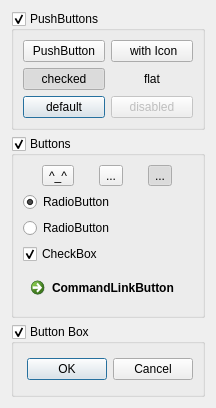
       <widget class="QWidget" name="page">
        <property name="geometry">
         <rect>
          <x>0</x>
          <y>0</y>
          <width>216</width>
          <height>408</height>
         </rect>
        </property>
        <attribute name="icon">
         <iconset resource="../qsscreator.qrc">
          <normaloff>:/res/cursor_h.png</normaloff>:/res/cursor_h.png</iconset>
        </attribute>
        <attribute name="label">
         <string notr="true">Buttons</string>
        </attribute>
        <layout class="QHBoxLayout" name="horizontalLayout_5">
         <item>
          <layout class="QVBoxLayout" name="verticalLayout_6">
           <item>
            <widget class="QGroupBox" name="groupBox">
             <property name="title">
              <string>PushButtons</string>
             </property>
             <property name="checkable">
              <bool>true</bool>
             </property>
             <layout class="QVBoxLayout" name="verticalLayout_3">
              <item>
               <layout class="QGridLayout" name="gridLayout">
                <item row="0" column="0">
                 <widget class="QPushButton" name="pushButton_2">
                  <property name="text">
                   <string notr="true">PushButton</string>
                  </property>
                 </widget>
                </item>
                <item row="0" column="1">
                 <widget class="QPushButton" name="pushButton">
                  <property name="text">
                   <string notr="true"> with Icon</string>
                  </property>
                  <property name="icon">
                   <iconset resource="../qsscreator.qrc">
                    <normaloff>:/res/template_new.png</normaloff>:/res/template_new.png</iconset>
                  </property>
                 </widget>
                </item>
                <item row="1" column="0">
                 <widget class="QPushButton" name="pushButton_3">
                  <property name="text">
                   <string notr="true">checked</string>
                  </property>
                  <property name="checkable">
                   <bool>true</bool>
                  </property>
                  <property name="checked">
                   <bool>true</bool>
                  </property>
                 </widget>
                </item>
                <item row="1" column="1">
                 <widget class="QPushButton" name="pushButton_4">
                  <property name="text">
                   <string notr="true">flat</string>
                  </property>
                  <property name="flat">
                   <bool>true</bool>
                  </property>
                 </widget>
                </item>
                <item row="2" column="0">
                 <widget class="QPushButton" name="pushButton_5">
                  <property name="text">
                   <string notr="true">default</string>
                  </property>
                  <property name="autoDefault">
                   <bool>false</bool>
                  </property>
                  <property name="default">
                   <bool>true</bool>
                  </property>
                 </widget>
                </item>
                <item row="2" column="1">
                 <widget class="QPushButton" name="pushButton_6">
                  <property name="enabled">
                   <bool>false</bool>
                  </property>
                  <property name="mouseTracking">
                   <bool>false</bool>
                  </property>
                  <property name="text">
                   <string notr="true">disabled</string>
                  </property>
                  <property name="autoRepeat">
                   <bool>false</bool>
                  </property>
                  <property name="autoExclusive">
                   <bool>false</bool>
                  </property>
                 </widget>
                </item>
               </layout>
              </item>
             </layout>
            </widget>
           </item>
           <item>
            <widget class="QGroupBox" name="groupBox_2">
             <property name="title">
              <string>Buttons</string>
             </property>
             <property name="checkable">
              <bool>true</bool>
             </property>
             <layout class="QHBoxLayout" name="horizontalLayout_3">
              <item>
               <layout class="QVBoxLayout" name="verticalLayout_5">
                <item>
                 <layout class="QHBoxLayout" name="horizontalLayout_2">
                  <item>
                   <widget class="QToolButton" name="toolButton">
                    <property name="text">
                     <string notr="true">^_^</string>
                    </property>
                   </widget>
                  </item>
                  <item>
                   <widget class="QToolButton" name="toolButton_2">
                    <property name="text">
                     <string notr="true">...</string>
                    </property>
                    <property name="icon">
                     <iconset resource="../qsscreator.qrc">
                      <normaloff>:/res/help.png</normaloff>:/res/help.png</iconset>
                    </property>
                   </widget>
                  </item>
                  <item>
                   <widget class="QToolButton" name="toolButton_3">
                    <property name="toolTip">
                     <string notr="true">checked</string>
                    </property>
                    <property name="text">
                     <string>...</string>
                    </property>
                    <property name="checkable">
                     <bool>true</bool>
                    </property>
                    <property name="checked">
                     <bool>true</bool>
                    </property>
                    <property name="popupMode">
                     <enum>QToolButton::DelayedPopup</enum>
                    </property>
                   </widget>
                  </item>
                 </layout>
                </item>
                <item>
                 <widget class="QRadioButton" name="radioButton">
                  <property name="text">
                   <string>RadioButton</string>
                  </property>
                  <property name="checked">
                   <bool>true</bool>
                  </property>
                 </widget>
                </item>
                <item>
                 <widget class="QRadioButton" name="radioButton_2">
                  <property name="text">
                   <string>RadioButton</string>
                  </property>
                 </widget>
                </item>
                <item>
                 <widget class="QCheckBox" name="checkBox">
                  <property name="text">
                   <string>CheckBox</string>
                  </property>
                  <property name="checked">
                   <bool>true</bool>
                  </property>
                  <property name="tristate">
                   <bool>true</bool>
                  </property>
                 </widget>
                </item>
                <item>
                 <widget class="QCommandLinkButton" name="commandLinkButton">
                  <property name="text">
                   <string>CommandLinkButton</string>
                  </property>
                 </widget>
                </item>
               </layout>
              </item>
             </layout>
            </widget>
           </item>
           <item>
            <widget class="QGroupBox" name="groupBox_3">
             <property name="title">
              <string notr="true">Button Box</string>
             </property>
             <property name="checkable">
              <bool>true</bool>
             </property>
             <layout class="QHBoxLayout" name="horizontalLayout">
              <item>
               <widget class="QDialogButtonBox" name="buttonBox">
                <property name="standardButtons">
                 <set>QDialogButtonBox::Cancel|QDialogButtonBox::Ok</set>
                </property>
               </widget>
              </item>
             </layout>
            </widget>
           </item>
          </layout>
         </item>
        </layout>
       </widget>
